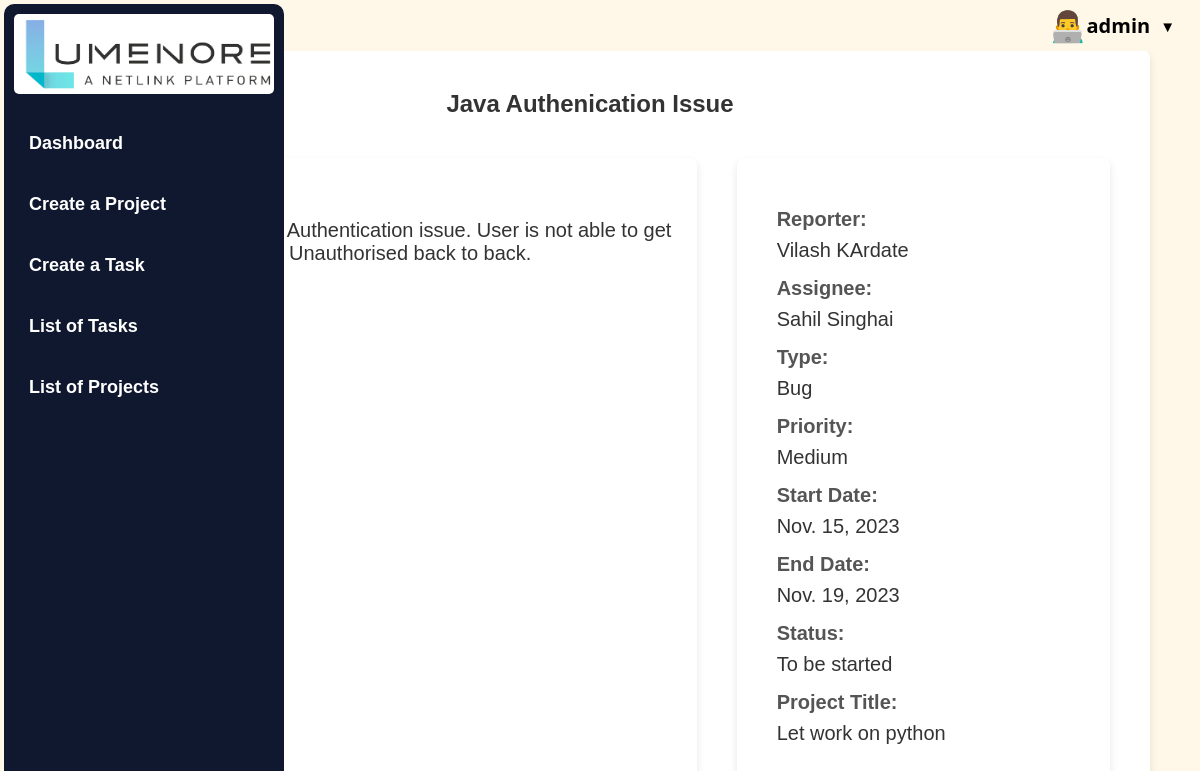
/apps/ticket/20/ (signed in), run on the app's committed database.
### taskmanager/models.py (models this page shows, shortened)
class UserProfile(AbstractBaseUser, PermissionsMixin):
    username = models.CharField(max_length=30, unique=True)
    name = models.CharField(max_length=100, help_text="Required. Enter your full name.")
    email = models.EmailField(unique=True)
    is_active = models.BooleanField(default=True)
    is_staff = models.BooleanField(default=False)
    USERNAME_FIELD = "username"
    REQUIRED_FIELDS = ["email"]
    objects = UserProfileManager()

class Ticket(models.Model):
    ticketid = models.AutoField(primary_key=True, )
    title = models.CharField(max_length=200)
    description = models.TextField()
    reporter = models.ForeignKey(
        UserProfile, on_delete=models.CASCADE, related_name="reported_tickets"
    )
    assignee = models.ForeignKey(
        UserProfile, on_delete=models.CASCADE, related_name="assigned_tickets"
    )
    type = models.ForeignKey(Type, on_delete=models.CASCADE)
    priority = models.ForeignKey(Priority, on_delete=models.CASCADE)
    start_date = models.DateField(null=True)
    end_date = models.DateField()
    updated_time = models.DateTimeField(auto_now=True)
    status = models.ForeignKey(Status, on_delete=models.CASCADE)
    project = models.ForeignKey(
        Project, on_delete=models.SET_NULL, null=True, related_name="project_name"
    )

class Type(models.Model):
    ticket_typeid = models.AutoField(primary_key=True)
    name = models.CharField(max_length=20, default="Bug")

class Priority(models.Model):
    ticket_priorityid = models.AutoField(primary_key=True)
    name = models.CharField(max_length=20, default="Low")

class Status(models.Model):
    ticket_statusid = models.AutoField(primary_key=True)
    name = models.CharField(max_length=20, default="To be started")

class Project(models.Model):
    ticket_projectid = models.AutoField(primary_key=True)
    name = models.CharField(max_length=100)
    description = models.TextField()
    owner = models.ForeignKey(
        UserProfile, on_delete=models.SET_NULL, related_name="project_owner", null=True
    )

### taskmanager/views.py (the view)
# urls.py: path("ticket/<int:pk>/", views.ticket, name="ticket"),
@login_required
def ticket(req, pk):
    ticket = (
        Ticket.objects.filter(ticketid=pk)
        .values(
            "ticketid",
            "title",
            "description",
            "reporter__username",
            "reporter__name",
            "assignee__name",
            "type__name",
            "priority__name",
            "start_date",
            "end_date",
            "status__name",
            "project__name",
        )
        .first()
    )
    print(ticket)
    return render(req, "ticket.html", {"ticket": ticket})

### templates/ticket.html (shortened to what this page needs)
{% extends 'base.html' %}
{% block content %}
<div class="form-container">
  <div class="ticket-details-header">
    <h2>{{ ticket.title }}</h2>
  </div>
  <div class="container">
    <div class="left-card">
      <div class="form-group">
        <label for="{{ ticket.description.id_for_label }}">Description:</label>
        {{ ticket.description }}
      </div>
    </div>
    <div class="right-card">
      <div class="form-group">
        <label for="{{ ticket.reporter__name.id_for_label }}">Reporter:</label>
        {{ ticket.reporter__name }}
      </div>
      <div class="form-group">
        <label for="{{ ticket.assignee__name.id_for_label }}">Assignee:</label>
        {{ ticket.assignee__name }}
      </div>
      <div class="form-group">
        <label for="{{ ticket.type__name.id_for_label }}">Type:</label>
        {{ ticket.type__name }}
      </div>
      <div class="form-group">
        <label for="{{ ticket.priority__name.id_for_label }}">Priority:</label>
        {{ ticket.priority__name }}
      </div>
      <div class="form-group">
        <label for="{{ ticket.start_date.id_for_label }}">Start Date:</label>
        {{ ticket.start_date }}
      </div>
      <div class="form-group">
        <label for="{{ ticket.end_date.id_for_label }}">End Date:</label>
        {{ ticket.end_date }}
      </div>
      <div class="form-group">
        <label for="{{ ticket.status__name.id_for_label }}">Status:</label>
        {{ ticket.status__name }}
      </div>
      <div class="form-group">
        <label for="{{ ticket.project__name.id_for_label }}">Project Title:</label>
        {{ ticket.project__name }}
      </div>
    </div>
    </div>
  </div>
{% endblock %}

### templates/navbar.html (shortened to what this page needs)
<li class="user-info">
    <div class="user-details" onclick="toggleDropdown()">
        <span class="user-icon">👨‍💻</span>
        <span class="user-name">{{ request.user.username }}</span>
        <span class="dropdown-arrow">▼</span>
    </div>
</li>

### apps/static/styles/style.css (style rules this page uses)
body { background-color: #fff8e9; color: #333; font-family: 'Arial', sans-serif; margin: 0; padding: 0; display: flex; flex-direction: column; min-height: 100vh; }
.dropdown-arrow { margin-left: 5px; cursor: pointer; }
.user-info { margin-left: auto; position: relative; }
.user-details { cursor: pointer; display: flex; align-items: center; }
h2 { color: #000000; font-size: 1.5em; font-family: Verdana, Geneva, Tahoma, sans-serif; }
nav ul li { display: inline-block; margin-left: 10px; }
.user-info { position: relative; color: #000000; cursor: pointer; font-family: 'Segoe UI', Tahoma, Geneva, Verdana, sans-serif; }
.user-details { display: flex; align-items: center; margin-right: 20px; }
.user-info .user-name { font-weight: bold; margin-right: 5px; }
.user-info .dropdown-arrow { font-size: 15px; }
.user-icon { font-size: 30px; }
.user-info, .profile-icon, .logout-icon { font-size: 20px; margin-right: 5px; }
.ticket-details-header h2 { color: #1a82d6; }
label { margin-top: 10px; color: #666; }
.form-group { margin-bottom: 30px; }
.form-group label { display: block; margin-bottom: 8px; font-weight: bold; color: #555; }
.form-container { background-color: #fff; padding: 20px; box-shadow: 0 4px 8px rgba(0, 0, 0, 0.1); margin: 20px auto; border-radius: 8px; max-width: 600px; }
.form-container h2 { text-align: center; color: #333; }
.form-group { margin-bottom: 20px; }
body { font-family: 'Arial', sans-serif; }

### templates/ticket.html (style rules this page uses)
body { margin: 0; font-family: 'Arial', sans-serif; }
.form-container { margin-top: 50px; max-width: 1600px; width: 90%; margin-right: 50px; }
.container { display: flex; font-size: 20px; height: 850px; }
.left-card { padding: 20px; box-shadow: 0 4px 8px rgba(0, 0, 0, 0.1); margin: 20px; border-radius: 8px; }
.right-card { padding: 40px; box-shadow: 0 4px 8px rgba(0, 0, 0, 0.1); margin: 20px; border-radius: 8px; }
.left-card { flex: 4; }
.right-card { flex: 2; }
.form-group { margin-bottom: 15px; }
label { display: block; margin-bottom: 5px; font-weight: bold; }

### data on the page
UserProfile: user.username "admin"
Ticket: title "Java Authenication Issue", description "This Ticket is for Java Authentication issue. User is not able to get Authenticated, getting Unauthorised back to back.", start_date "Nov. 15, 2023", end_date "Nov. 19, 2023"
Type: type__name "Bug"
Priority: priority__name "Medium"
Status: status__name "To be started"
Project: project__name "Let work on python"

### other printed values
{{ ticket.reporter__name }} "Vilash KArdate"
{{ ticket.assignee__name }} "Sahil Singhai"
